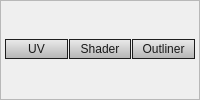
             <widget class="QFrame" name="frame_basicPanels">
              <property name="minimumSize">
               <size>
                <width>0</width>
                <height>0</height>
               </size>
              </property>
              <property name="maximumSize">
               <size>
                <width>16777215</width>
                <height>16777215</height>
               </size>
              </property>
              <property name="font">
               <font>
                <family>Segoe UI</family>
               </font>
              </property>
              <property name="styleSheet">
               <string notr="true">QPushButton{ 
 border:1px solid rgb(30,30,30);
background-color: qlineargradient(spread:pad, x1:1, y1:1, x2:1, y2:0, stop:0 rgba(175, 175,175, 235), stop:1 rgba(235, 235, 235, 195));
color:rgb(25,25,25);}

QPushButton:hover{ 
 border:1px solid rgb(30,30,30);
background-color: qlineargradient(spread:pad, x1:1, y1:1, x2:1, y2:0, stop:0 rgba(190, 190, 190, 225), stop:1 rgba(245, 245, 245, 195));
color:rgb(25,25,25);
text-decoration: underline!important;
}

QPushButton:pressed{ 
 border:1px solid rgb(30,30,30);
background-color: qlineargradient(spread:pad, x1:1, y1:1, x2:1, y2:0, stop:0 rgba(215, 215, 215, 195), stop:1 rgba(155, 155,155, 235));
color:rgb(25,25,25);}</string>
              </property>
              <property name="frameShape">
               <enum>QFrame::StyledPanel</enum>
              </property>
              <property name="frameShadow">
               <enum>QFrame::Raised</enum>
              </property>
              <layout class="QGridLayout" name="gridLayout_3">
               <property name="leftMargin">
                <number>4</number>
               </property>
               <property name="topMargin">
                <number>2</number>
               </property>
               <property name="rightMargin">
                <number>4</number>
               </property>
               <property name="bottomMargin">
                <number>4</number>
               </property>
               <property name="spacing">
                <number>1</number>
               </property>
               <item row="0" column="1">
                <widget class="QPushButton" name="btn_UV">
                 <property name="minimumSize">
                  <size>
                   <width>0</width>
                   <height>17</height>
                  </size>
                 </property>
                 <property name="maximumSize">
                  <size>
                   <width>16777215</width>
                   <height>20</height>
                  </size>
                 </property>
                 <property name="font">
                  <font>
                   <family>Segoe UI</family>
                  </font>
                 </property>
                 <property name="cursor">
                  <cursorShape>PointingHandCursor</cursorShape>
                 </property>
                 <property name="statusTip">
                  <string>Toggle UV Editor</string>
                 </property>
                 <property name="styleSheet">
                  <string notr="true">QPushButton{ 
 border:1px solid rgb(30,30,30);
background-color: qlineargradient(spread:pad, x1:1, y1:1, x2:1, y2:0, stop:0 rgba(175, 175,175, 235), stop:1 rgba(235, 235, 235, 195));
color:rgb(25,25,25);}

QPushButton:hover{ 
 border:1px solid rgb(30,30,30);
background-color: qlineargradient(spread:pad, x1:1, y1:1, x2:1, y2:0, stop:0 rgba(190, 190, 190, 255), stop:1 rgba(245, 245, 245, 255));
color:rgb(25,25,25);
}

QPushButton:pressed{ 
 border:1px solid rgb(30,30,30);
background-color: qlineargradient(spread:pad, x1:1, y1:1, x2:1, y2:0, stop:0 rgba(215, 215, 215, 195), stop:1 rgba(155, 155,155, 235));
color:rgb(25,25,25);}</string>
                 </property>
                 <property name="text">
                  <string>UV</string>
                 </property>
                </widget>
               </item>
               <item row="0" column="2">
                <widget class="QPushButton" name="btn_shader">
                 <property name="minimumSize">
                  <size>
                   <width>0</width>
                   <height>17</height>
                  </size>
                 </property>
                 <property name="maximumSize">
                  <size>
                   <width>16777215</width>
                   <height>20</height>
                  </size>
                 </property>
                 <property name="font">
                  <font>
                   <family>Segoe UI</family>
                  </font>
                 </property>
                 <property name="cursor">
                  <cursorShape>PointingHandCursor</cursorShape>
                 </property>
                 <property name="statusTip">
                  <string>Toggle Shader Editor</string>
                 </property>
                 <property name="styleSheet">
                  <string notr="true">QPushButton{ 
 border:1px solid rgb(30,30,30);
background-color: qlineargradient(spread:pad, x1:1, y1:1, x2:1, y2:0, stop:0 rgba(175, 175,175, 235), stop:1 rgba(235, 235, 235, 195));
color:rgb(25,25,25);}

QPushButton:hover{ 
 border:1px solid rgb(30,30,30);
background-color: qlineargradient(spread:pad, x1:1, y1:1, x2:1, y2:0, stop:0 rgba(190, 190, 190, 255), stop:1 rgba(245, 245, 245, 255));
color:rgb(25,25,25);
}

QPushButton:pressed{ 
 border:1px solid rgb(30,30,30);
background-color: qlineargradient(spread:pad, x1:1, y1:1, x2:1, y2:0, stop:0 rgba(215, 215, 215, 195), stop:1 rgba(155, 155,155, 235));
color:rgb(25,25,25);}</string>
                 </property>
                 <property name="text">
                  <string>Shader</string>
                 </property>
                </widget>
               </item>
               <item row="0" column="3">
                <widget class="QPushButton" name="btn_outliner">
                 <property name="minimumSize">
                  <size>
                   <width>0</width>
                   <height>17</height>
                  </size>
                 </property>
                 <property name="maximumSize">
                  <size>
                   <width>16777215</width>
                   <height>20</height>
                  </size>
                 </property>
                 <property name="font">
                  <font>
                   <family>Segoe UI</family>
                  </font>
                 </property>
                 <property name="cursor">
                  <cursorShape>PointingHandCursor</cursorShape>
                 </property>
                 <property name="statusTip">
                  <string>Toggle Outline Editor</string>
                 </property>
                 <property name="styleSheet">
                  <string notr="true">QPushButton{ 
 border:1px solid rgb(30,30,30);
background-color: qlineargradient(spread:pad, x1:1, y1:1, x2:1, y2:0, stop:0 rgba(175, 175,175, 235), stop:1 rgba(235, 235, 235, 195));
color:rgb(25,25,25);}

QPushButton:hover{ 
 border:1px solid rgb(30,30,30);
background-color: qlineargradient(spread:pad, x1:1, y1:1, x2:1, y2:0, stop:0 rgba(190, 190, 190, 255), stop:1 rgba(245, 245, 245, 255));
color:rgb(25,25,25);
}

QPushButton:pressed{ 
 border:1px solid rgb(30,30,30);
background-color: qlineargradient(spread:pad, x1:1, y1:1, x2:1, y2:0, stop:0 rgba(215, 215, 215, 195), stop:1 rgba(155, 155,155, 235));
color:rgb(25,25,25);}</string>
                 </property>
                 <property name="text">
                  <string>Outliner</string>
                 </property>
                </widget>
               </item>
              </layout>
             </widget>
